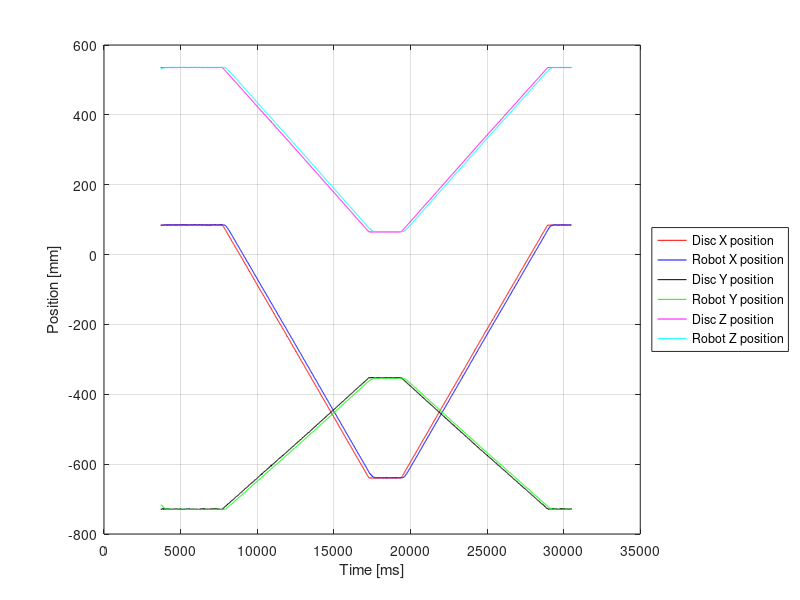
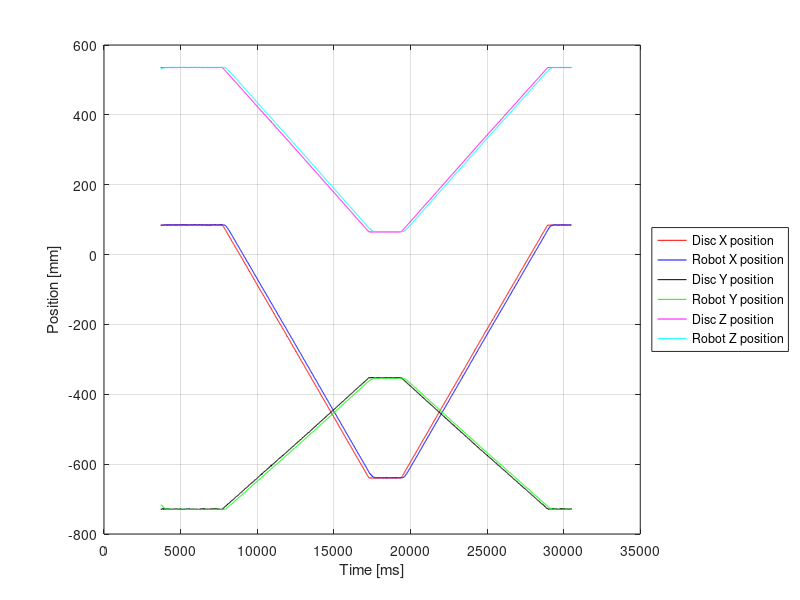
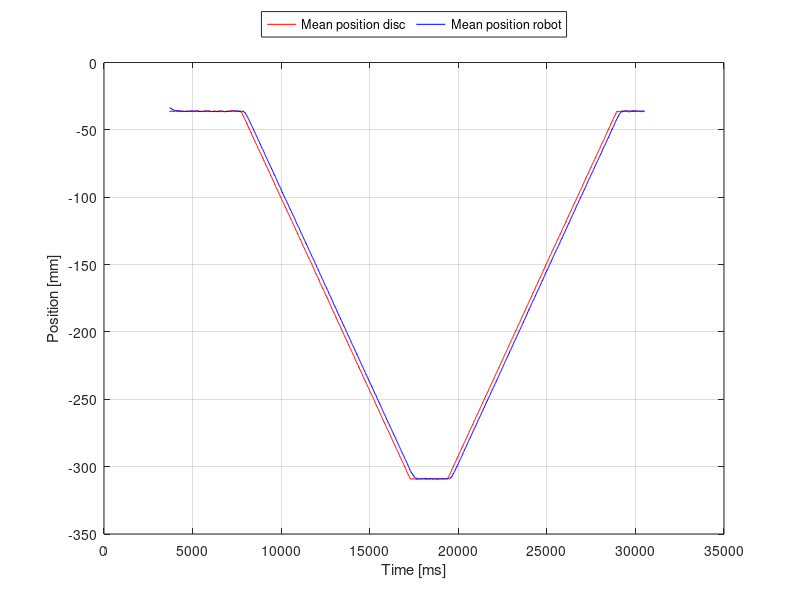
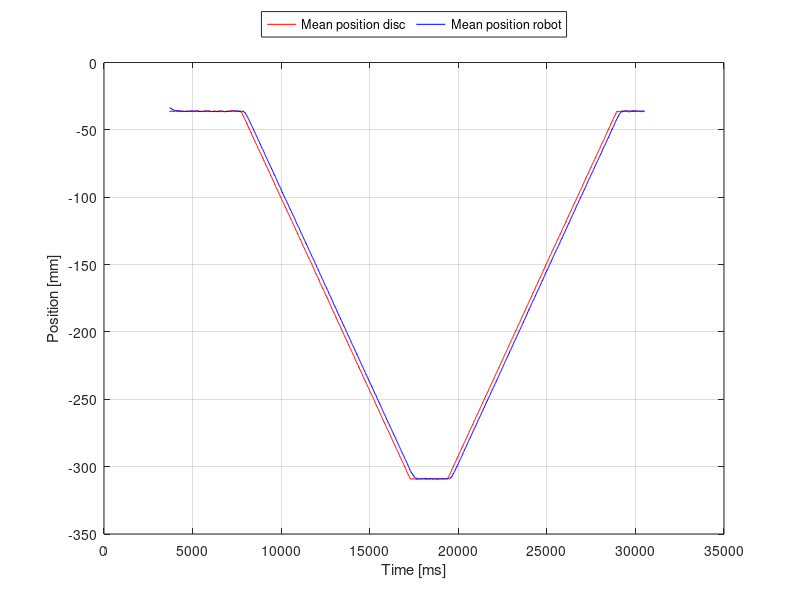

The MATLAB source for these figures, in order:
%% 
%{ 
This script is used to transform the position data of the disk from the 
workobjects coordinate system to the robot base cord.system. 
%}

%%
clc;
clear all; 
name = 'v100';

%% Choose plot
plotPosition                =	1; 
plotMeanPos                 =   1;
plotVelocity                =	1;
plotMeanVelocity            =   1;
plotAcceleration            =   1; 
plotMeanAcceleration        =   1;
writeProcessedDataToFile    =   0;

%%
cx = 1;
cy = 2;
cz = 3;
plotFrom = 1;

% x, y and z coordinates for origo in the new cord.system.
TransX = 83.0;
TransY = -716.0;
TransZ = 531.0;

% The rotation angles (same as in RS)
theta = -30; 
gamma = 150; % 180- angle of the ramp
tau = 0; 

%Open file
fileId = fopen('position.txt');

%Store file content in a cell
C = textscan(fileId, '%s %s %s %s %s %s %s');
fclose(fileId);

%% Extract the position data and convert from string to double
% Extract time
for i = 1: 1: size(C{1,7},1)
    tempTime = C{1,1}{i,1}; 
    time(i) = str2double(strrep(tempTime, ',' , '.'));
end

% Extract disc position 
for j = 2: 1: 4
    for i = 1: 1: size(C{1,7},1)
            tempSentSensorXYZ = C{1,j}{i,1};
            sentSensorXYZ(i,j-1) = str2double(strrep(tempSentSensorXYZ,...
                ',' , '.')); 
    end
end

% Extract robot position
for j = 5: 1: 7 
    for i = 1: 1: size(C{1,7},1)
        tempRobotXYZ = C{1,j}{i,1};
        robotXYZ(i, j-4) = str2double(strrep(tempRobotXYZ, ',' , '.'));
    end
end


for i = 1 : 1 : size(C{1,7},1)
    sentSensorXYZ(i, 4) = 1;
end

%Rotation matrices
rotZ = [cosd(theta), -sind(theta), 0, 0 ; sind(theta), cosd(theta), 0,0;...
    0, 0, 1, 0 ; 0, 0, 0, 1];
rotY = [cosd(gamma), 0, sind(gamma), 0 ; 0, 1, 0, 0 ;...
    -sind(gamma), 0, cosd(gamma), 0 ; 0, 0, 0, 1];
rotX = [1, 0, 0, 0 ; 0, cosd(tau), -sind(tau), 0 ;...
    0, sind(tau), cosd(tau), 0 ; 0, 0, 0, 1];

% Translation matrix
translation = [1, 0, 0, TransX ; 0, 1, 0, TransY ; 0, 0, 1, TransZ...
    ; 0,0,0,1];

% Calculate the rotation matrix of the system
rotZYX = (-rotZ)*(-rotY)*(rotX);

% Transformation
wobjToBase = translation * rotZYX;

% Store the values in a new matrix
for i = 1: 1 : size(sentSensorXYZ,1)
        tempNewXYZCord = wobjToBase*(sentSensorXYZ(i,1:4))';
        newXYZcord(i, 1:4) = tempNewXYZCord';
end

% Remove the once from column 4
newXYZcord = newXYZcord(1:end, 1:3);

% Find the mean between the position in XYZ -direction
meanPosDisc = mean(newXYZcord,2);
meanPosRob = mean(robotXYZ,2);

%% Plot position in XYZ
if plotPosition == 1
    figure1 = figure;
    plot(time(plotFrom:end), newXYZcord(plotFrom:size(newXYZcord,1),cx),'-r');hold on; 
    plot(time(plotFrom:end), robotXYZ(plotFrom:size(robotXYZ,1),cx),'-b'); hold on; 

    plot(time(plotFrom:end), newXYZcord(plotFrom:size(newXYZcord,1),cy),'-k'); hold on; 
    plot(time(plotFrom:end), robotXYZ(plotFrom:size(robotXYZ,1),cy),'-g');hold on;

    plot(time(plotFrom:end), newXYZcord(plotFrom:size(newXYZcord,1),cz),'-m'); hold on; 
    plot(time(plotFrom:end), robotXYZ(plotFrom:size(robotXYZ,1),cz),'-c');
    
    legend('Disc X position','Robot X position','Disc Y position',...
        'Robot Y position','Disc Z position','Robot Z position',...
        'Location','eastoutside')
    xlabel('Time [ms]')
    ylabel('Position [mm]')
    grid on;
    filename = ['Plot/positionXYZ',name,'.eps'];
    saveas(figure1, filename);
    filenamejpg = ['Plot/positionXYZJPG',name,'.jpg'];
    saveas(figure1, filenamejpg);
end

%% Plot mean position
if plotMeanPos == 1
    figure2 = figure;
    plot(time(plotFrom:end),meanPosDisc(plotFrom:end),'r',time(plotFrom:end),...
        meanPosRob(plotFrom:end),'b');
    grid on;
    legend('Mean position disc', 'Mean position robot','Location',...
        'northoutside','Orientation','horizontal');
    xlabel('Time [ms]')
    ylabel('Position [mm]')
    filename = ['Plot/meanPosition',name,'.eps'];
    saveas(figure2, filename);
    filenamejpg = ['Plot/meanPositionJPG',name,'.jpg'];
    saveas(figure2, filenamejpg);
end

%% Plot velocity in XYZ
if plotVelocity == 1 
    translatedNewXYZCord = newXYZcord';
    translatedRobotXYZ = robotXYZ';
    
    posX = translatedNewXYZCord(1,:);
    posRX = translatedRobotXYZ(1,:);
    
    posY = translatedNewXYZCord(2,:);
    posRY = translatedRobotXYZ(2,:);
    
    posZ = translatedNewXYZCord(3,:);
    posRZ = translatedRobotXYZ(3,:);
    
    % Derivate position to get velocity
    velX = diff(posX);
    velRX = diff(posRX);
    velY = diff(posY);
    velRY = diff(posRY);
    velZ = diff(posZ);
    velRZ = diff(posRZ);
  
    figure3 = figure;
    plot(time(plotFrom:end-1), velX(plotFrom:end),'r', time(plotFrom:end-1),...
        velRX(plotFrom:end), 'b'); hold on;
    plot(time(plotFrom:end-1), velY(plotFrom:end),'k', time(plotFrom:end-1),...
        velRY(plotFrom:end), 'g'); hold on;
    plot(time(plotFrom:end-1), velZ(plotFrom:end),'m', time(plotFrom:end-1),...
        velRZ(plotFrom:end), 'c'); 
    legend('Disc X velocity','Robot X velocity','Disc Y velocity',...
        'Robot Y velocity','Disc Z velocity','Robot Z velocity',...
        'Location','eastoutside')
    grid on;
    filename = ['Plot/velocityXYZ',name,'.eps'];
    saveas(figure3, filename);
end


    %% Plot mean velocity
    if plotMeanVelocity == 1
        transMeanPos = meanPosDisc';
        transMeanRob = meanPosRob';
      
        meanVelDisc = diff(meanPosDisc);
        meanVelRob = diff(meanPosRob);
        
        N = 50;
filterfilt = ones(1, N)/N;

meanVelDiscfilt = filter(filterfilt, 1, meanVelDisc);
meanVelRobfilt = filter(filterfilt, 1, meanVelRob);
        
        figure4 = figure;
        plot(time(plotFrom:end-1), meanVelDiscfilt(plotFrom:end), time(plotFrom:end-1),...
            meanVelRobfilt(plotFrom:end)); 
        grid on; 
        legend('Mean speed disc', 'Mean speed robot','Location',...
            'northoutside','Orientation','horizontal');
        filename = ['Plot/meanVelocity',name,'.eps'];
        saveas(figure4, filename);
    end
    
    
    %% Plot acceleration in XYZ
    if plotAcceleration == 1
        acelX = diff(velX);
        acelRX = diff(velRX);
        acelY = diff(velY);
        acelRY = diff(velRY);
        acelZ = diff(velY);
        acelRZ = diff(velZ);
        
        figure5 = figure;
        plot(time(plotFrom:end-2), acelX(plotFrom:end),'r', time(plotFrom:end-2),...
            acelRX(plotFrom:end),'b'); hold on;
        plot(time(plotFrom:end-2), acelY(plotFrom:end),'k', time(plotFrom:end-2),...
            acelRY(plotFrom:end),'g'); hold on;
        plot(time(plotFrom:end-2), acelZ(plotFrom:end),'m' ,time(plotFrom:end-2),...
            acelRZ(plotFrom:end),'c'); 
        legend('Disc X acceleration','Robot X acceleration',...
            'Disc Y acceleration', 'Robot Y acceleration',...
            'Disc Z acceleration','Robot Z acceleration',...
            'Location','eastoutside');
        grid on; 
        filename = ['Plot/accelerationXYZ',name,'.eps'];
        saveas(figure5, filename);
    end
    
    %% Plot mean acceleration
    if plotMeanAcceleration == 1
        meanAccelDisc = diff(meanVelDisc);
        meanAccelRob = diff(meanVelRob);
        
        figure6 = figure;
        plot(time(plotFrom:end-2), meanAccelDisc(plotFrom:end),time(plotFrom:end-2),...
            meanAccelRob(plotFrom:end));
        grid on; 
        legend('Mean acceleration disc', 'Mean acceleration robot',...
            'Location','northoutside','Orientation','horizontal');
        filename = ['Plot/meanAcceleration',name,'.eps'];
        saveas(figure6, filename);
    end
    

%% Writing the processed data to txt file.
if writeProcessedDataToFile == 1
    filename = ['Plot/processedData',name,'.txt'];
    fileIDW = fopen(filename,'wt');
    fprintf(fileIDW, 'Time\tRobotX\tRobotY\tRobotZ\tDiscX\tDiscY\tDiscZ\n')
    for i = 1 :1 : size(robotXYZ,1)
            fprintf(fileIDW,'%#.6g \t',(time(:,i)),robotXYZ(i,:),...
                newXYZcord(i,:));
            fprintf(fileIDW, '\n');
    end
end
fclose('all');


